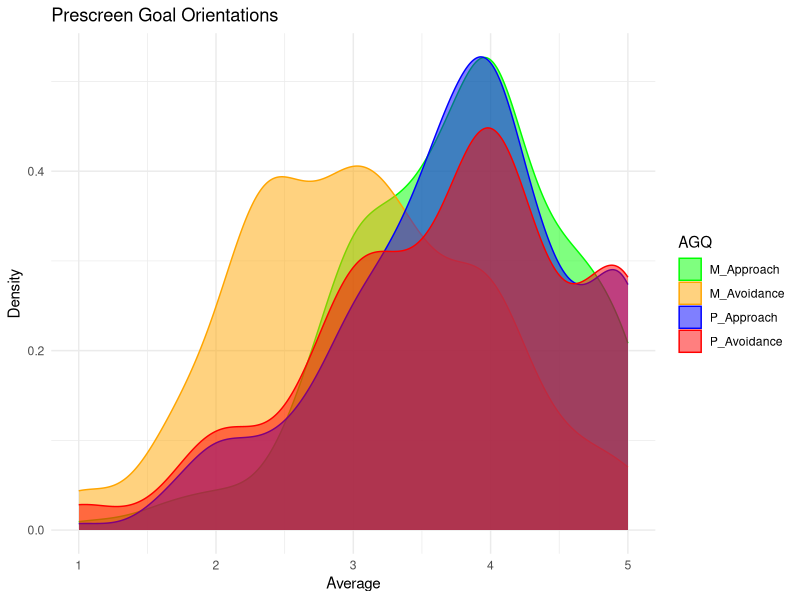
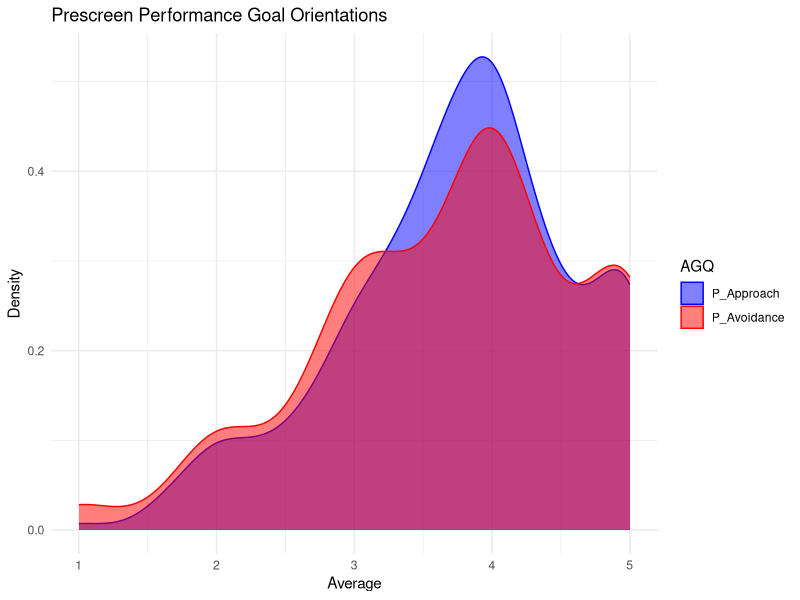
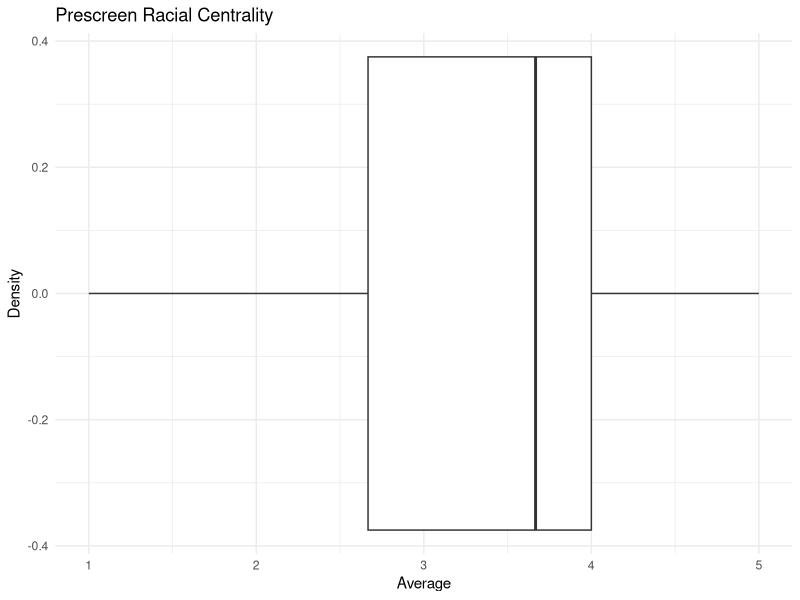

Here is the R script that generated these plots, in order:
# STUDY 1 PRESCREEN 

# Install packages --------------------------------------------------------

library(tidyverse)
library(data.table)

# Clean data --------------------------------------------------------------

raw_prescreen <- read_csv("raw_prescreen.csv")
#View(raw_prescreen)
#colnames(raw_prescreen)

filter_df <- raw_prescreen |> 
  select(23,5,24,26:30,32:66)

clean_prescreen <- 
        filter_df |> 
          # Recode columns
          mutate(Gender = 
                   recode_factor(Gender,
                                 "1" = "Woman",
                                 "2" = "Man",
                                 "3" = "Non-binary",
                                 "4" = "Other"),
                 FirstGen = 
                   recode_factor(FirstGen,
                                 "1" = "Yes",
                                 "2" = "No",
                                 #Not sure is coded as no
                                 "3" = "No"),
                 FirstGen_US = 
                   recode_factor(FirstGen_US,
                                 "1" = "Yes",
                                 "2" = "No",
                                 #Not sure is coded as no
                                 "3" = "No"),
                 `1st_immigrant` = 
                   recode_factor(`1st_immigrant`,
                                 "1" = "Yes",
                                 "2" = "No",
                                 #Not sure is coded as no
                                 "3" = "No"),
                 `2nd_immigrant` = 
                   recode_factor(`2nd_immigrant`,
                                 "1" = "Yes",
                                 "2" = "No",
                                 #Not sure is coded as no
                                 "3" = "No"),
                 HighestDegree = 
                   recode_factor(HighestDegree,
                                 "1" = "HS/GED",
                                 "2" = "Associate",
                                 "3" = "Bachelor",
                                 "4" = "Master",
                                 "5" = "Doctorate"),
                 STEMMajor = 
                   recode_factor(STEMMajor,
                                 "1" = "STEM",
                                 "2" = "Not STEM",
                                 "3" = "Not STEM")) |> 
             # Recode participant error
              mutate(`1st_immigrant` = replace(`1st_immigrant`, 34, "No"),
                     `1st_age` = replace(`1st_age`, 34, NA)) |> 
             # Recode scale error for Math/Reading items
              mutate_at(vars(Reading5, Math5, Reading6, Math6), 
                        ~recode(., 
                                "23" = "1",
                                "24" = "2",
                                "25" = "3",
                                "26" = "4",
                                "27" = "5")) |> 
             # Convert character to numeric
               mutate_at(c(2,7,13:43), as.numeric) 

# EDA ---------------------------------------------------------------------

prescreen_df <- clean_prescreen |> 
                    slice(-c(1:2))

# Duration: ~5min
summary(prescreen_df$`Duration (in seconds)`)

# Gender
table(prescreen_df$Gender)

# FirstGen
table(prescreen_df$FirstGen)

#1st_immigrant
table(prescreen_df$`1st_immigrant`)

#STEMMajor
table(prescreen_df$STEMMajor)


# Baseline avgs ----------------------------------------------------------

prescreen_avg <- prescreen_df |> 
                    rowwise() |> 
                    mutate(M_Approach = round(mean(c_across(c(14,16,20)), na.rm = TRUE), 3),
                           M_Avoidance = round(mean(c_across(c(18,22,24)), na.rm = TRUE), 3),
                           P_Approach = round(mean(c_across(c(15,17,21)), na.rm = TRUE), 3),
                           P_Avoidance = round(mean(c_across(c(19,23,25)), na.rm = TRUE), 3),
                           Math_ID = round(mean(c_across(c(27,29,31,33,35,37)), na.rm = TRUE), 3),
                           Reading_ID = round(mean(c_across(c(26,28,30,32,34,26)), na.rm = TRUE), 3),
                           Racial_ID = round(mean(c_across(38:40), na.rm = TRUE), 3),
                           Gender_ID = round(mean(c_across(41:43), na.rm = TRUE), 3)
                           )

# Distributions -----------------------------------------------------------

# Look at all AGQ averages
prescreen_AGQ_all <- prescreen_avg %>%
  pivot_longer(cols = c(M_Approach, M_Avoidance, P_Approach, P_Avoidance),
               names_to = "AGQ_all", 
               values_to = "AGQ_values_all")

ggplot(prescreen_AGQ_all, aes(x = AGQ_values_all, color = AGQ_all, fill = AGQ_all)) +
  geom_density(alpha = 0.5) +
  scale_color_manual(values = c("green", "orange", "blue", "red")) +
  scale_fill_manual(values = c("green", "orange","blue", "red")) +
  theme_minimal() +
  labs(title = "Prescreen Goal Orientations",
       x = "Average",
       y = "Density",
       color = "AGQ",
       fill = "AGQ") 

# Only performance approach/avoidance

prescreen_AGQ <- prescreen_avg %>%
  pivot_longer(cols = c(P_Approach, P_Avoidance),
               names_to = "AGQ", 
               values_to = "AGQ_values")

ggplot(prescreen_AGQ, aes(x = AGQ_values, color = AGQ, fill = AGQ)) +
  geom_density(alpha = 0.5) +
  scale_color_manual(values = c("blue", "red")) +
  scale_fill_manual(values = c("blue", "red")) +
  theme_minimal() +
  labs(title = "Prescreen Performance Goal Orientations",
       x = "Average",
       y = "Density",
       color = "AGQ",
       fill = "AGQ") 

# Racial Centrality

ggplot(prescreen_AGQ, aes(x = Racial_ID)) +
  geom_boxplot() +
  theme_minimal() +
  labs(title = "Prescreen Racial Centrality",
            x = "Average",
            y = "Density")


